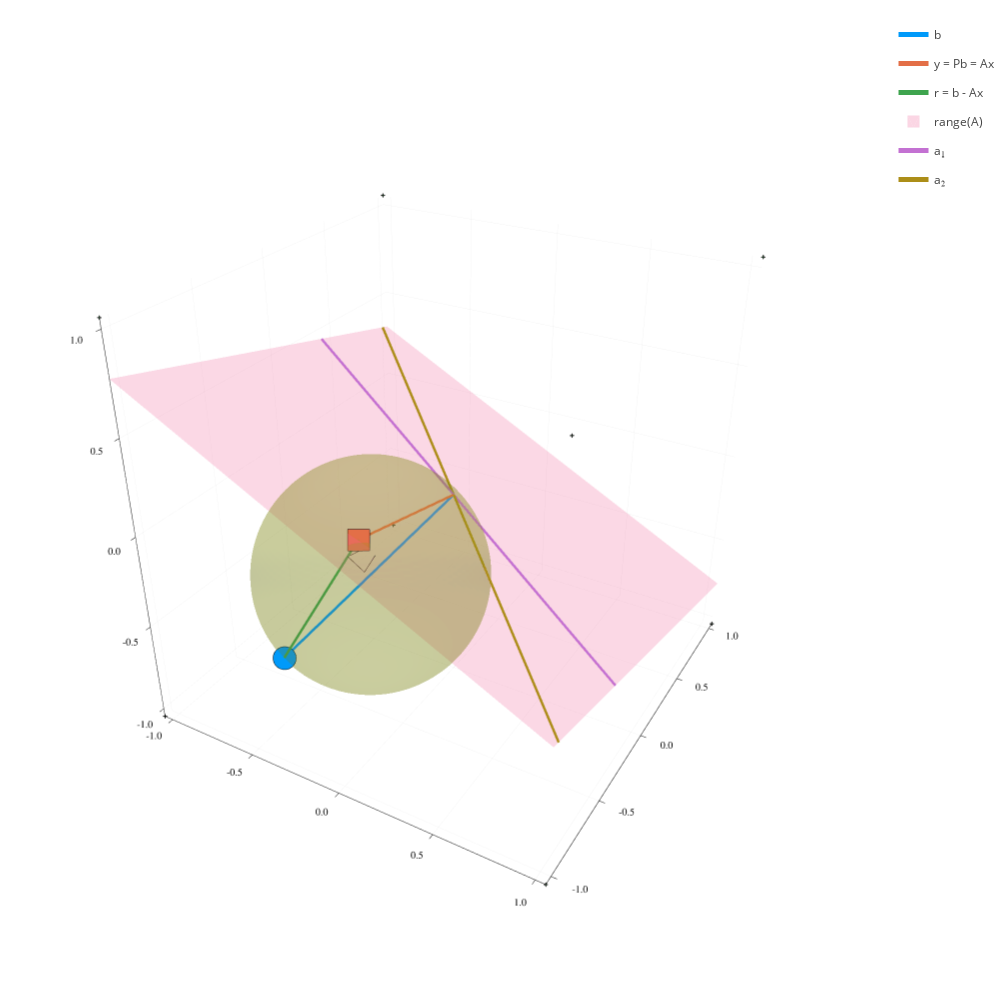

Notebook cell for this chart:
### Code cell
A = randn(3,2);
p = plot_ls_diagram(A,b);

N = 128
θ = LinRange(0,2π,N)
ϕ = LinRange(-π/2,π/2,div(N,2))

x = midpoint[1] .+ radius * cos.(θ) * cos.(ϕ)'
y = midpoint[2] .+ radius * sin.(θ) * cos.(ϕ)'
z = midpoint[3] .+ radius * ones(length(θ)) * sin.(ϕ)'
surface!(p,x,y,z,c=10, fillalpha=0.5, colorbar = false)

### Figure 1 — Plotly figure (JSON) as saved in the notebook; plotly's stock layout.template omitted (floating-point values rounded to 4 significant figures; data arrays with more than 128 entries replaced by an {"elided": "..."} marker saying what was removed)
{"data": [{"colorbar": {"title": ""}, "hoverinfo": "text", "legendgroup": "b", "line": {"color": "rgba(0, 154, 250, 1.000)", "dash": "solid", "shape": "linear", "width": 5}, "mode": "lines", "name": "b", "scene": "scene", "showlegend": true, "text": ["b:<br>-0.33<br>-0.95<br>-0.47", "b:<br>-0.33<br>-0.95<br>-0.47"], "type": "scatter3d", "x": [0, -0.3296], "xaxis": "x", "y": [0, -0.9543], "yaxis": "y", "z": [0, -0.4664], "zaxis": "z", "zmax": 0.3229, "zmin": -0.7893}, {"colorbar": {"title": ""}, "legendgroup": "", "line": {"color": "rgba(0, 154, 250, 1.000)", "dash": "solid", "shape": "linear", "width": 5}, "marker": {"color": "rgba(0, 154, 250, 1.000)", "line": {"color": "rgba(0, 0, 0, 1.000)", "width": 1}, "size": 8, "symbol": "octagon"}, "mode": "lines+markers", "name": "", "scene": "scene", "showlegend": false, "type": "scatter3d", "x": [-0.3296], "xaxis": "x", "y": [-0.9543], "yaxis": "y", "z": [-0.4664], "zaxis": "z", "zmax": 0.3229, "zmin": -0.7893}, {"colorbar": {"title": ""}, "legendgroup": "", "marker": {"color": "rgba(62, 164, 78, 1.000)", "line": {"color": "rgba(0, 0, 0, 1.000)", "width": 1}, "size": 2, "symbol": "cross"}, "mode": "markers", "name": "", "scene": "scene", "showlegend": false, "type": "scatter3d", "x": [-1.05, 1.05, -1.05, 1.05, -1.05, 1.05, -1.05, 1.05], "xaxis": "x", "y": [-1.05, -1.05, 1.05, 1.05, -1.05, -1.05, 1.05, 1.05], "yaxis": "y", "z": [-1.05, -1.05, -1.05, -1.05, 1.05, 1.05, 1.05, 1.05], "zaxis": "z", "zmax": 0.3229, "zmin": -0.7893}, {"colorbar": {"title": ""}, "hoverinfo": "text", "legendgroup": "y = Pb = Ax", "line": {"color": "rgba(227, 111, 71, 1.000)", "dash": "solid", "shape": "linear", "width": 5}, "mode": "lines", "name": "y = Pb = Ax", "scene": "scene", "showlegend": true, "text": ["x:<br>+0.72<br>+2.48<br>y:<br>+0.00<br>-0.80<br>+0.18", "x:<br>+0.72<br>+2.48<br>y:<br>+0.00<br>-0.80<br>+0.18"], "type": "scatter3d", "x": [0, 0.002676], "xaxis": "x", "y": [0, -0.8035], "yaxis": "y", "z": [0, 0.1847], "zaxis": "z", "zmax": 0.3229, "zmin": -0.7893}, {"colorbar": {"title": ""}, "legendgroup": "", "line": {"color": "rgba(227, 111, 71, 1.000)", "dash": "solid", "shape": "linear", "width": 5}, "marker": {"color": "rgba(227, 111, 71, 1.000)", "line": {"color": "rgba(0, 0, 0, 1.000)", "width": 1}, "size": 8, "symbol": "square"}, "mode": "lines+markers", "name": "", "scene": "scene", "showlegend": false, "type": "scatter3d", "x": [0.002676], "xaxis": "x", "y": [-0.8035], "yaxis": "y", "z": [0.1847], "zaxis": "z", "zmax": 0.3229, "zmin": -0.7893}, {"colorbar": {"title": ""}, "hoverinfo": "text", "legendgroup": "r = b - Ax", "line": {"color": "rgba(62, 164, 78, 1.000)", "dash": "solid", "shape": "linear", "width": 5}, "mode": "lines", "name": "r = b - Ax", "scene": "scene", "showlegend": true, "text": ["r:<br>-0.33<br>-0.15<br>-0.65", "r:<br>-0.33<br>-0.15<br>-0.65"], "type": "scatter3d", "x": [0.002676, -0.3296], "xaxis": "x", "y": [-0.8035, -0.9543], "yaxis": "y", "z": [0.1847, -0.4664], "zaxis": "z", "zmax": 0.3229, "zmin": -0.7893}, {"color": "rgba(237, 94, 147, 0.500)", "colorbar": {"title": ""}, "colorscale": [[0, "rgba(237, 94, 147, 0.500)"], [1, "rgba(237, 94, 147, 0.500)"]], "hoverinfo": "none", "name": "range(A)", "opacity": 0.5, "scene": "scene", "showlegend": true, "showscale": false, "type": "mesh3d", "x": [-1.05, 1.05, -1.05, 1.05], "xaxis": "x", "y": [-1.05, -1.05, 1.05, 1.05], "yaxis": "y", "z": [0.7788, -0.2925, 0.2925, -0.7788], "zaxis": "z", "zmax": 0.3229, "zmin": -0.7893}, {"colorbar": {"title": ""}, "hoverinfo": "text", "legendgroup": "a₁", "line": {"color": "rgba(195, 113, 210, 1.000)", "dash": "solid", "shape": "linear", "width": 5}, "mode": "lines", "name": "a₁", "scene": "scene", "showlegend": true, "text": ["a₁:<br>-2.00<br>+0.80<br>+0.83", "a₁:<br>-2.00<br>+0.80<br>+0.83"], "type": "scatter3d", "x": [1.05, -1.05], "xaxis": "x", "y": [-0.4209, 0.4209], "yaxis": "y", "z": [-0.4381, 0.4381], "zaxis": "z", "zmax": 0.3229, "zmin": -0.7893}, {"colorbar": {"title": ""}, "hoverinfo": "text", "legendgroup": "a₂", "line": {"color": "rgba(172, 142, 24, 1.000)", "dash": "solid", "shape": "linear", "width": 5}, "mode": "lines", "name": "a₂", "scene": "scene", "showlegend": true, "text": ["a₂:<br>+0.58<br>-0.56<br>-0.17", "a₂:<br>+0.58<br>-0.56<br>-0.17"], "type": "scatter3d", "x": [-1.05, 1.05], "xaxis": "x", "y": [1.004, -1.004], "yaxis": "y", "z": [0.303, -0.303], "zaxis": "z", "zmax": 0.3229, "zmin": -0.7893}, {"colorbar": {"title": ""}, "legendgroup": "", "line": {"color": "rgba(0, 0, 0, 1.000)", "dash": "solid", "shape": "linear", "width": 1}, "mode": "lines", "name": "", "scene": "scene", "showlegend": false, "type": "scatter3d", "x": [0.002351, -0.04216, -0.04184], "xaxis": "x", "y": [-0.706, -0.7262, -0.8237], "yaxis": "y", "z": [0.1623, 0.0751, 0.09751], "zaxis": "z", "zmax": 0.3229, "zmin": -0.7893}, {"colorbar": {"title": ""}, "legendgroup": "", "line": {"color": "rgba(0, 0, 0, 1.000)", "dash": "solid", "shape": "linear", "width": 1}, "mode": "lines", "name": "", "scene": "scene", "showlegend": false, "type": "scatter3d", "x": [0.09222, 0.04771, -0.04184], "xaxis": "x", "y": [-0.8132, -0.8334, -0.8237], "yaxis": "y", "z": [0.1413, 0.05406, 0.09751], "zaxis": "z", "zmax": 0.3229, "zmin": -0.7893}, {"colorbar": {"title": ""}, "colorscale": [[0, "rgba(142, 151, 30, 0.500)"], [1, "rgba(142, 151, 30, 0.500)"]], "hoverinfo": "none", "name": "", "opacity": 0.5, "scene": "scene", "showlegend": false, "showscale": false, "type": "surface", "x": {"elided": "128x64 float values"}, "xaxis": "x", "y": {"elided": "128x64 float values"}, "yaxis": "y", "z": {"elided": "128x64 float values"}, "zaxis": "z", "zmax": 0.3229, "zmin": -0.7893}], "layout": {"annotations": [], "height": 1000, "legend_position": {"bgcolor": "rgba(255, 255, 255, 1.000)", "bordercolor": "rgba(0, 0, 0, 1.000)", "borderwidth": 1, "font": {"color": "rgba(0, 0, 0, 1.000)", "family": "sans-serif", "size": 11}, "title": {"font": {"color": "rgba(0, 0, 0, 1.000)", "family": "sans-serif", "size": 15}, "text": ""}, "tracegroupgap": 0, "traceorder": "normal", "x": 1, "xanchor": "auto", "y": 1, "yanchor": "auto"}, "margin": {"b": 20, "l": 0, "r": 0, "t": 20}, "paper_bgcolor": "rgba(255, 255, 255, 1.000)", "plot_bgcolor": "rgba(255, 255, 255, 1.000)", "scene": {"camera": {"eye": {"x": 1.126, "y": -1.95, "z": 1.3}}, "domain": {"x": [0.03949, 0.9961], "y": [0.01505, 0.9961]}, "xaxis": {"gridcolor": "rgba(0, 0, 0, 0.100)", "gridwidth": 0.5, "linecolor": "rgba(0, 0, 0, 1.000)", "mirror": false, "range": [-1.05, 1.05], "showgrid": true, "showline": true, "showticklabels": true, "tickangle": 0, "tickcolor": "rgb(0, 0, 0)", "tickfont": {"color": "rgba(0, 0, 0, 1.000)", "family": "sans-serif", "size": 11}, "tickmode": "array", "ticks": "inside", "ticktext": ["-1.0", "-0.5", "0.0", "0.5", "1.0"], "tickvals": [-1, -0.5, 0, 0.5, 1], "title": "", "titlefont": {"color": "rgba(0, 0, 0, 1.000)", "family": "sans-serif", "size": 15}, "type": "-", "visible": true, "zeroline": false, "zerolinecolor": "rgba(0, 0, 0, 1.000)"}, "yaxis": {"gridcolor": "rgba(0, 0, 0, 0.100)", "gridwidth": 0.5, "linecolor": "rgba(0, 0, 0, 1.000)", "mirror": false, "range": [-1.05, 1.05], "showgrid": true, "showline": true, "showticklabels": true, "tickangle": 0, "tickcolor": "rgb(0, 0, 0)", "tickfont": {"color": "rgba(0, 0, 0, 1.000)", "family": "sans-serif", "size": 11}, "tickmode": "array", "ticks": "inside", "ticktext": ["-1.0", "-0.5", "0.0", "0.5", "1.0"], "tickvals": [-1, -0.5, 0, 0.5, 1], "title": "", "titlefont": {"color": "rgba(0, 0, 0, 1.000)", "family": "sans-serif", "size": 15}, "type": "-", "visible": true, "zeroline": false, "zerolinecolor": "rgba(0, 0, 0, 1.000)"}, "zaxis": {"gridcolor": "rgba(0, 0, 0, 0.100)", "gridwidth": 0.5, "linecolor": "rgba(0, 0, 0, 1.000)", "mirror": false, "range": [-1.05, 1.05], "showgrid": true, "showline": true, "showticklabels": true, "tickangle": 0, "tickcolor": "rgb(0, 0, 0)", "tickfont": {"color": "rgba(0, 0, 0, 1.000)", "family": "sans-serif", "size": 11}, "tickmode": "array", "ticks": "inside", "ticktext": ["-1.0", "-0.5", "0.0", "0.5", "1.0"], "tickvals": [-1, -0.5, 0, 0.5, 1], "title": "", "titlefont": {"color": "rgba(0, 0, 0, 1.000)", "family": "sans-serif", "size": 15}, "type": "-", "visible": true, "zeroline": false, "zerolinecolor": "rgba(0, 0, 0, 1.000)"}}, "showlegend": true, "width": 1000}}
